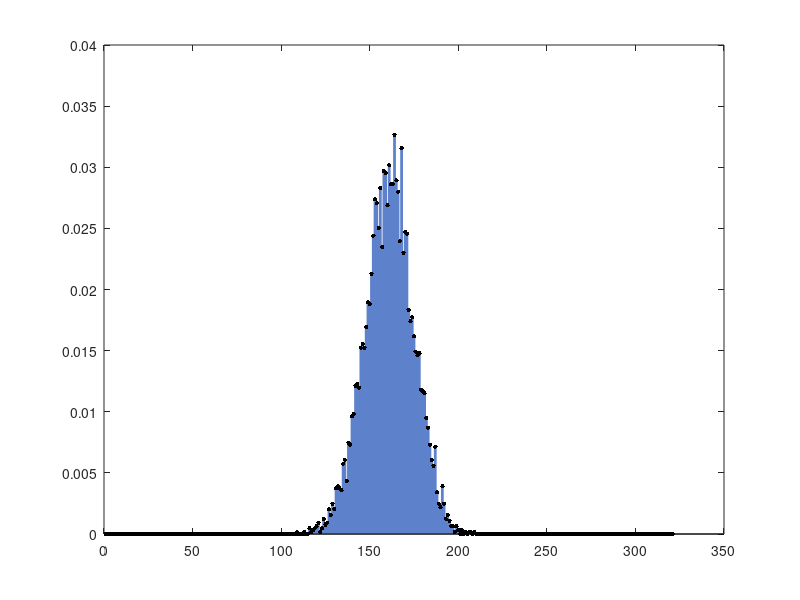
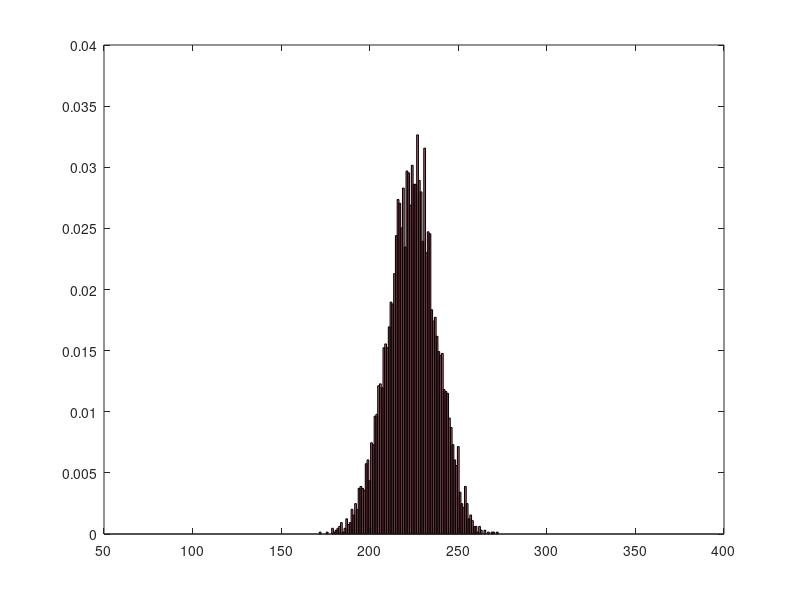

Reproduce these figures in MATLAB, in order.
clear all;
close all;
clc;

d = 64;
r = 6432;

for i = 1:d
  A = randi([1, 6], i, r);
  B = sum(A, 1); # 1 for vertical, 2 for horizontal sum

  for k = i:6*i
    p(k-(i-1)) = length(find(B==k)) / r;
  endfor
endfor

stem(p, 'k.', 'Color', '#5e81cc', 'Markersize', 10, 'LineWidth', 2)
figure
bar(d:6*d, p, 1, 'facecolor', '#b75969')

